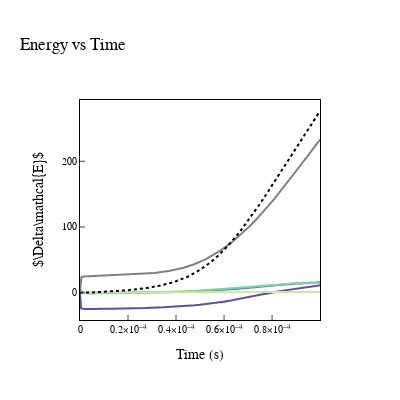

The notebook cell this image was saved under:
### Code cell
# Plot energy vs time
fig = go.Figure()
fig.add_trace(go.Scatter(x=data['time'], y=data['ekin']-data['ekin'][0], mode='lines', name=r"$\mathcal{K}$", line=dict(color=colors[0])))
fig.add_trace(go.Scatter(x=data['time'], y=data['epot']-data['epot'][0], mode='lines', name=r"$\mathcal{U}$", line=dict(color=colors[1])))
fig.add_trace(go.Scatter(x=data['time'], y=data['erev']-data['erev'][0], mode='lines', name=r"$\mathcal{R}$", line=dict(color=colors[2])))
fig.add_trace(go.Scatter(x=data['time'], y=data['econ']-data['econ'][0], mode='lines', name=r"$\mathcal{C}$", line=dict(color=colors[3])))
fig.add_trace(go.Scatter(x=data['time'], y=data['edis']-data['edis'][0], mode='lines', name=r"$\mathcal{G}$", line=dict(color='grey')))

#fig.add_trace(go.Scatter(x=data['time'], y=data['work']-data['work'][0], mode='lines', name=r"\mathcal{W}_\text{ext}"))
fig.add_trace(go.Scatter(x=data['time'], y=data['total_energy']-data['total_energy'][0], mode='lines', name='Total Energy',line=dict(color='black', width=2, dash='dot')))

fig.update_layout(
    title='Energy vs Time',
    xaxis_title='Time (s)',
    yaxis_title=r"$\Delta\mathcal{E}$",
    xaxis=dict(
        showgrid=False,
        showline=True,
        linewidth=1,
        linecolor='black',
        mirror=True,
        zeroline=False,
        ticks='inside',
        exponentformat='power',
        tickfont=dict(size=10),
    ),
    yaxis=dict(
        showgrid=False,
        showline=True,
        linewidth=1,
        linecolor='black',
        mirror=True,
        zeroline=False,
        ticks='inside',
        exponentformat='power',
        tickfont=dict(size=10),  
    ),
    font=dict(
        family="Latin-Modern",
        size=12,
        color="Black"
    ),
    legend=dict(
        x=0.97,              # position from the left (0 to 1)
        y=0.35,              # position from the bottom (0 to 1)
        bgcolor='rgba(255, 255, 255, 0.8)',  # white with 80% opacity
        bordercolor='black',
        borderwidth=1,
        orientation='h',   
        xanchor='right',
        yanchor='top',
    ),
    width=400, 
    height=400,
    showlegend=False,
    template="plotly_white")

fig.show()

### Figure 1 — Plotly figure (JSON) as saved in the notebook; plotly's stock layout.template omitted (floating-point values rounded to 4 significant figures; data arrays with more than 128 entries replaced by an {"elided": "..."} marker saying what was removed)
{"data": [{"line": {"color": "rgb(94, 79, 162)"}, "mode": "lines", "name": "$\\mathcal{K}$", "type": "scatter", "x": {"elided": "2002 float values"}, "y": {"elided": "2002 float values"}}, {"line": {"color": "rgb(50, 136, 189)"}, "mode": "lines", "name": "$\\mathcal{U}$", "type": "scatter", "x": {"elided": "2002 float values"}, "y": {"elided": "2002 float values"}}, {"line": {"color": "rgb(136, 208, 164)"}, "mode": "lines", "name": "$\\mathcal{R}$", "type": "scatter", "x": {"elided": "2002 float values"}, "y": {"elided": "2002 float values"}}, {"line": {"color": "rgb(200, 233, 158)"}, "mode": "lines", "name": "$\\mathcal{C}$", "type": "scatter", "x": {"elided": "2002 float values"}, "y": {"elided": "2002 float values"}}, {"line": {"color": "grey"}, "mode": "lines", "name": "$\\mathcal{G}$", "type": "scatter", "x": {"elided": "2002 float values"}, "y": {"elided": "2002 float values"}}, {"line": {"color": "black", "dash": "dot", "width": 2}, "mode": "lines", "name": "Total Energy", "type": "scatter", "x": {"elided": "2002 float values"}, "y": {"elided": "2002 float values"}}], "layout": {"font": {"color": "Black", "family": "Latin-Modern", "size": 12}, "height": 400, "legend": {"bgcolor": "rgba(255, 255, 255, 0.8)", "bordercolor": "black", "borderwidth": 1, "orientation": "h", "x": 0.97, "xanchor": "right", "y": 0.35, "yanchor": "top"}, "showlegend": false, "title": {"text": "Energy vs Time"}, "width": 400, "xaxis": {"exponentformat": "power", "linecolor": "black", "linewidth": 1, "mirror": true, "showgrid": false, "showline": true, "tickfont": {"size": 10}, "ticks": "inside", "title": {"text": "Time (s)"}, "zeroline": false}, "yaxis": {"exponentformat": "power", "linecolor": "black", "linewidth": 1, "mirror": true, "showgrid": false, "showline": true, "tickfont": {"size": 10}, "ticks": "inside", "title": {"text": "$\\Delta\\mathcal{E}$"}, "zeroline": false}}}
